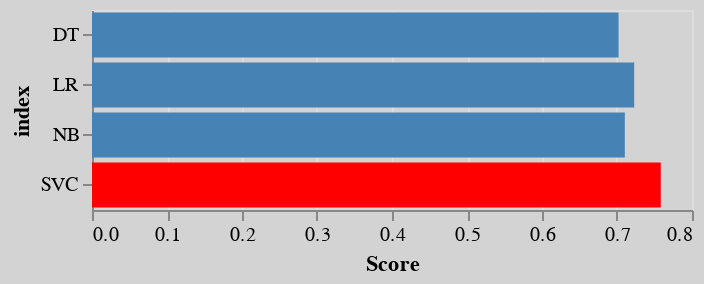

Write notebook code for a chart like this one.
### Code cell
y = alt.Chart(report).mark_bar().encode(
    alt.X('Score:Q'),
    alt.Y('index:N'),
    color=alt.condition(
    alt.datum.Score == max(report['Score']),  # If the year is 1810 this test returns True,
    alt.value('red'),     # which sets the bar orange.
    alt.value('steelblue')   # And if it's not true it sets the bar steelblue.
    )
).properties(
    width=300,
    height=100
).configure(
    background='lightgrey'
)

y

### Figure 1 — Vega-Lite specification as saved in the notebook (floating-point values rounded to 4 significant figures)
{"config": {"view": {"continuousWidth": 400, "continuousHeight": 300}, "background": "lightgrey"}, "data": {"name": "data-90dce052dc3f28c1fe0fa2a4292340a2"}, "mark": "bar", "encoding": {"color": {"condition": {"value": "red", "test": "(datum.Score === 0.7583333333333333)"}, "value": "steelblue"}, "x": {"field": "Score", "type": "quantitative"}, "y": {"field": "index", "type": "nominal"}}, "height": 100, "width": 300, "$schema": "https://vega.github.io/schema/vega-lite/v4.17.0.json", "datasets": {"data-90dce052dc3f28c1fe0fa2a4292340a2": [{"index": "LR", "Score": 0.7229}, {"index": "SVC", "Score": 0.7583}, {"index": "DT", "Score": 0.7021}, {"index": "NB", "Score": 0.7104}]}}
